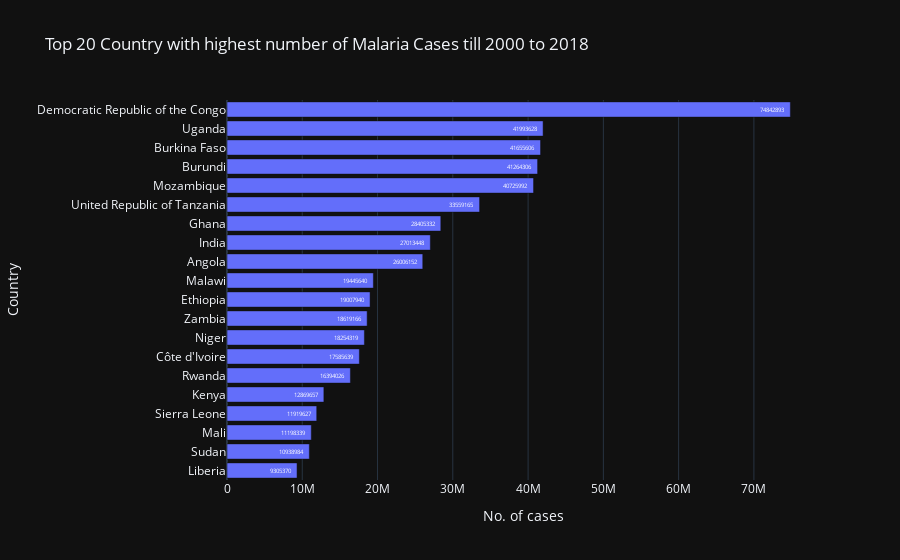

The notebook cell this image was saved under:
### Markdown cell above
## Top 20 country with highest number of Malaria Cases

### Code cell
fig = px.bar(reported_cases.sort_values("No. of cases",ascending=False)[:20][::-1],x="No. of cases",y ="Country",text="No. of cases",)
fig.show()

### Figure 1 — Plotly figure (JSON) as saved in the notebook; plotly's stock layout.template omitted (floating-point values rounded to 4 significant figures)
{"data": [{"alignmentgroup": "True", "hovertemplate": "No. of cases=%{text}<br>Country=%{y}<extra></extra>", "legendgroup": "", "marker": {"color": "#636efa"}, "name": "", "offsetgroup": "", "orientation": "h", "showlegend": false, "text": [9305370, 10938984, 11198339, 11919627, 12869657, 16394026, 17585639, 18254319, 18619166, 19007940, 19445640, 26006152, 27013448, 28405332, 33559165, 40725992, 41264306, 41655606, 41993628, 74842893], "textposition": "auto", "type": "bar", "x": [9305370, 10938984, 11198339, 11919627, 12869657, 16394026, 17585639, 18254319, 18619166, 19007940, 19445640, 26006152, 27013448, 28405332, 33559165, 40725992, 41264306, 41655606, 41993628, 74842893], "xaxis": "x", "y": ["Liberia", "Sudan", "Mali", "Sierra Leone", "Kenya", "Rwanda", "Côte d'Ivoire", "Niger", "Zambia", "Ethiopia", "Malawi", "Angola", "India", "Ghana", "United Republic of Tanzania", "Mozambique", "Burundi", "Burkina Faso", "Uganda", "Democratic Republic of the Congo"], "yaxis": "y"}], "layout": {"barmode": "relative", "legend": {"tracegroupgap": 0}, "title": {"text": "Top 20 Country with highest number of Malaria Cases till 2000 to 2018"}, "xaxis": {"anchor": "y", "domain": [0, 1], "title": {"text": "No. of cases"}}, "yaxis": {"anchor": "x", "domain": [0, 1], "title": {"text": "Country"}}}}
